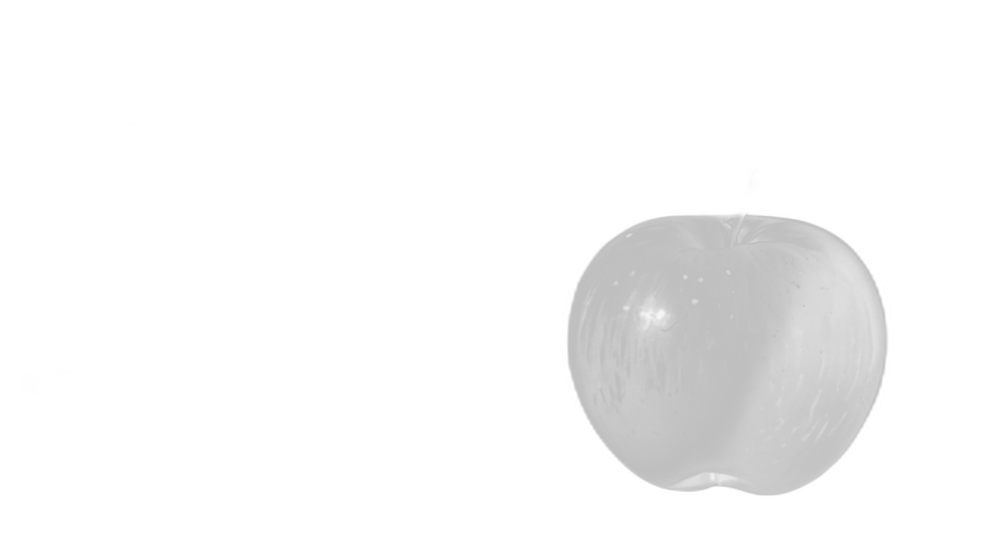
#> input picture 苹果边缘/单色苹果.png, 1000 x 533 px, shrunk from 2414 x 1286 before the run
$ python '第三步.py'
#> lines starting #> are read from the running program, lines starting #| are printed output that depends on the picture; after the words box and inside, x2 and y2 are one past the last pixel; in counts of white or black regions, pixels touching at a corner belong together

import cv2
import numpy as np

# 读取单色苹果图片
apple_image = cv2.imread('单色苹果.png', cv2.IMREAD_GRAYSCALE)
#> apple_image is the input picture: shape (533, 1000); min 191, max 255, mean 247.3

# 使用Canny边缘检测算法找到苹果的轮廓
edges = cv2.Canny(apple_image, threshold1=30, threshold2=100)
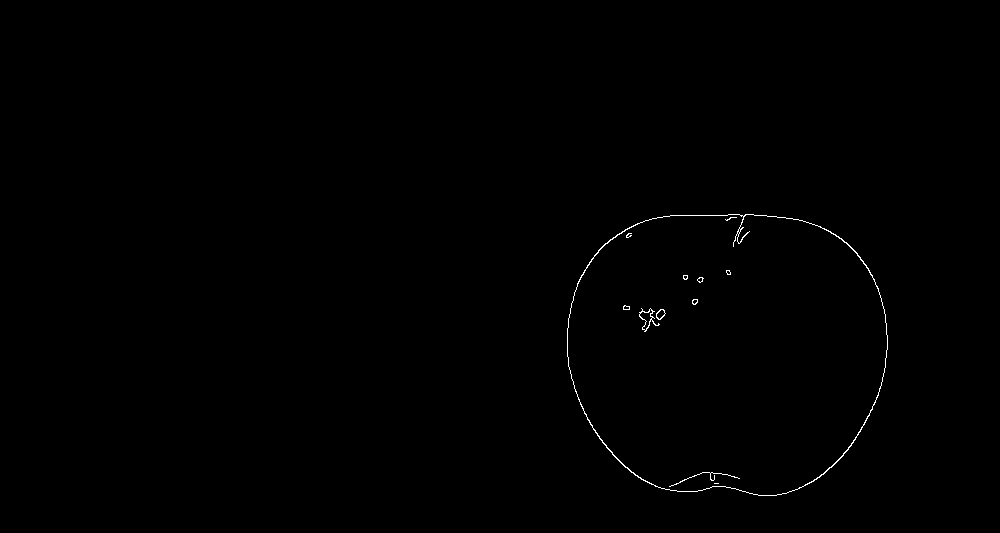
#> edges: shape (533, 1000); 0.29% white in thin lines or dots, all inside (x1, y1, x2, y2) = (567, 214, 888, 496)

# 创建一个全白的背景板
white_background = np.ones_like(apple_image) * 255

# 在白色背景上绘制黑色轮廓线
contours, _ = cv2.findContours(edges, cv2.RETR_EXTERNAL, cv2.CHAIN_APPROX_SIMPLE)
#> contours = 1 contour; box (x1, y1, x2, y2) and area: (567, 214, 888, 496) 74227
cv2.drawContours(white_background, contours, -1, (0, 0, 0), thickness=2)
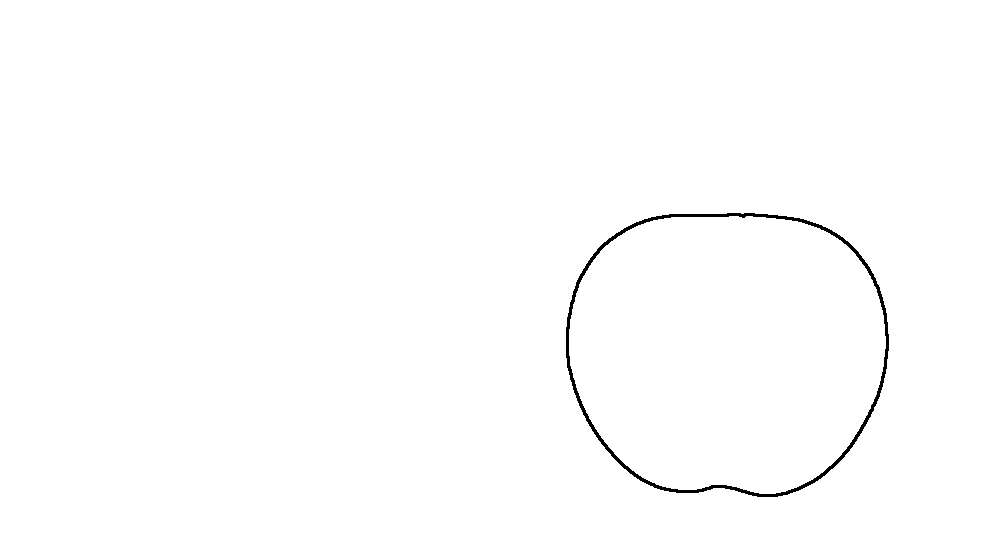
#> white_background: shape (533, 1000); 99.4% white; 1 black region, box (x1, y1, x2, y2) and area: (566, 213, 889, 497) 3327

# 将结果保存为轮廓.png
cv2.imwrite('轮廓.png', white_background)
